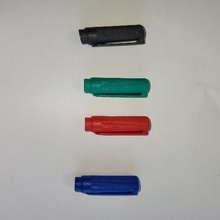
%> input picture IMG_wassim.jpg, 220 x 220 px, shrunk from 500 x 500 before the run
$ octave Reconnaissance_bouchon.m   (GNU Octave 9; MATLAB toolbox functions it lacks are replaced by stand-ins)
%> lines starting %> are read from the running program, lines starting %| are printed output that depends on the picture; in (x1, y1, x2, y2) boxes, pixels count from 0 and x2, y2 are one past the last pixel; in counts of white or black regions, pixels touching at a corner belong together; the program's own positions count from 1
### filtreM.m
% Filtre moyenneur taille x taille sur image nvg
function imgresult = filtreM (img,taille)
% copier img dans imgresult
imgresult = img;
% calcul nblig et nbcol de l'image
nblig = size(img,1);
nbcol = size(img,2);

% calcul du decalage pour se déplacer dans le filtre
dec = (taille-1)/2;

% je me déplace dans toute l'image pour filtrer
for lig=dec+1 : nblig-dec
  for col=dec+1:nbcol-dec
    moy = mean(mean(img(lig-dec:lig+dec,col-dec:col+dec)));
    imgresult(lig,col) = moy;
  end
end

### filtreDilat.m
% Filtre erosion taille x taille sur image nvg
function imgresult = filtreDilat(img,taille)
% copier img dans imgresult
imgresult = img;
% calcul nblig et nbcol de l'image
nblig = size(img,1);
nbcol = size(img,2);


%yo
% calcul du decalage pour se déplacer dans le filtre
dec = (taille-1)/2;

% je me déplace dans toute l'image pour filtrer
for lig=dec+1 : nblig-dec
  for col=dec+1:nbcol-dec
    maxi = 0;
    for i=lig-dec:lig+dec
      for j=col-dec:col+dec
        maxi = max(maxi,img(i,j));
      end
    end
    imgresult(lig,col) = maxi;
  end
end

### segmentons.m
function [img_seg,etiquettes_bouchon,pos_bouchon] = segmentons(dilat)

taillexy=size(dilat);
taillex=taillexy(1)-1;
tailley=taillexy(2)-1;


%segmentation  partir de l'image dilatée, 1ere étape
segmented=dilat;
etiquette=0;
for i=2:taillex
    for j=2:tailley
        if (dilat(i,j)==255)
            if ((segmented(i-1,j)==0)&&(segmented(i,j-1)==0))
                etiquette=etiquette+1
                segmented(i,j)=etiquette;
                else
                if (min([segmented(i-1,j),segmented(i,j-1)])==0)
                segmented(i,j)=max([segmented(i-1,j),segmented(i,j-1)]);
                else
                segmented(i,j)=min([segmented(i-1,j),segmented(i,j-1)]);
                end
            end
        end
    end
end
figure(10)
imagesc(segmented),title('segmented 1st step'),colorbar;colormap('jet');

% 2eme étape de segmentation
segmented_final=segmented;
for j=2:tailley
j=tailley-j+1;
for i=2:taillex
    i=taillex-i+1;
        if (dilat(i,j)==255)
            if ((segmented_final(i+1,j)==0)&&(segmented_final(i,j+1)==0))
            segmented_final(i,j)=segmented_final(i,j);
            elseif (segmented_final(i+1,j)==0)
            segmented_final(i,j)=min([segmented_final(i,j),segmented_final(i,j+1)]);
            elseif (segmented_final(i,j+1)==0)
            segmented_final(i,j)=min([segmented_final(i,j),segmented_final(i+1,j)]);
            else
            segmented_final(i,j)=min([segmented_final(i,j),segmented_final(i+1,j),segmented_final(i,j+1)]);
            end
        end
    end
end
figure(11)
imagesc(segmented_final),title('segmented 2nd step'),colorbar;colormap('jet');

%3eme étape de segmentation, comme l'étape précedente mais le balayage est cette fois ci du haut vers le bas et toujours de droite �  gauche
for i=2:taillex
    for j=2:tailley
        j=tailley-j+1;
            if (dilat(i,j)==255)
            if ((segmented_final(i-1,j)==0)&&(segmented_final(i,j+1)==0))
            segmented_final(i,j)=segmented_final(i,j);
            elseif (segmented_final(i-1,j)==0)
            segmented_final(i,j)=min([segmented_final(i,j),segmented_final(i,j+1)]);
            elseif (segmented_final(i,j+1)==0)
            segmented_final(i,j)=min([segmented_final(i,j),segmented_final(i-1,j)]);
            else
            segmented_final(i,j)=min([segmented_final(i,j),segmented_final(i-1,j),segmented_final(i,j+1)]);
            end
        end
    end
end
figure(12)
imagesc(segmented_final),title('segmented final'),colorbar;

figure(13)
imshow(segmented_final),title('segmented final gray')

img_seg = segmented_final;

% on utilise l'histogrammme pour avoir le nombre d'objets et leur étiquette
for k=1:255
    f(k)=sum(sum(segmented_final == k));

end
disp('il y a ')
disp(nnz(f))
disp('objet(s)')
disp('voici leur etiquette')
etiquettes=(find(f))
etiquettes_bouchon = etiquettes

%il faut maintenant trouver la position de objets. Pour chaque étiquette, on parcourt l'image en faisant la moyenne des coordonnées y et la moyenne des coordonnées x des pixels portant l'étiquette. On tombe donc sur le barycentre de l'objet!
object_position=zeros(length(etiquettes),2);
for m=1:length(etiquettes)
sumi=0;sumj=0;effectif=0;
    for i=2:taillex
        for j=2:tailley
            if (segmented_final(i,j) == etiquettes(m))
                sumi=sumi+i;sumj=sumj+j;
                effectif=effectif+1;
                %etiquettes(m)
            end
        end
    end

    object_position(m,:)=[sumi/effectif,sumj/effectif];
end

disp('voici les coordonnees des objets')
object_position

 % [5 lines of commented-out code are left out]
 pos_bouchon = object_position;
end

### Reconnaissance_bouchon.m
clear all
close all

%Affiche image originale
image_rgb_wassim = imread("IMG_wassim.jpg");
%> image_rgb_wassim is the input picture: size 220x220x3 uint8; mean R, G, B 168.1, 167, 164.3
figure;
imshow(image_rgb_wassim);title('image originale');

%Affiche image ndg
image_wassim_nvg = rgb2gray(image_rgb_wassim);
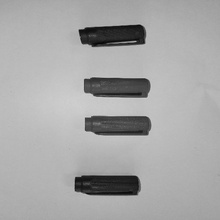
%> image_wassim_nvg: size 220x220 uint8; min 6, max 209, mean 167
%figure;
%imshow(image_wassim_nvg);title('image nvg');

%Effectue un filtre moyenneur sur l'image
img_moy = filtreM(image_wassim_nvg,3);
%figure;
%imshow(img_moy);title('image moyenne');

%seuillage
seuil = 90 ;
binary = 255*(img_moy<seuil);
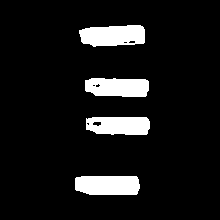
%> binary: size 220x220 double; 9.2% white; 4 white regions, box (x1, y1, x2, y2) and area: (79, 25, 145, 47) 1186, (75, 176, 140, 195) 1166, (85, 78, 149, 97) 1068, (86, 117, 150, 135) 1032
%figure;
%imshow(binary);title('seuillage')

%Dilation
img_dil = filtreDilat(binary,5);
%> after the loop in filtreDilat, `for lig=dec+1 : nblig-dec`:
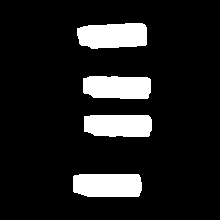
%> imgresult: size 220x220 double; 12.2% white; 4 white regions, box (x1, y1, x2, y2) and area: (77, 23, 147, 49) 1568, (73, 174, 142, 197) 1518, (83, 76, 151, 99) 1430, (84, 115, 152, 137) 1409
img_dil2 = filtreDilat(img_dil,3);
%> call 2 of filtreDilat, with taille = 3
%> after the loop in filtreDilat (call 2), `for lig=dec+1 : nblig-dec`:
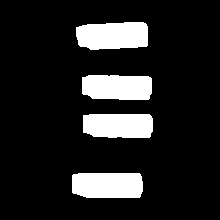
%> imgresult: size 220x220 double; 13.8% white; 4 white regions, box (x1, y1, x2, y2) and area: (76, 22, 148, 50) 1764, (72, 173, 143, 198) 1706, (82, 75, 152, 100) 1618, (83, 114, 153, 138) 1595
%figure;
%imshow(img_dil2);title('image dilater')

%Segmentation
[img_seg,etiquettes,pos_bouchon] = segmentons(img_dil2);
%> after the loop in segmentons, `for i=2:taillex`:
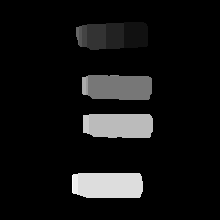
%> segmented: size 220x220 double; 13.81% of pixels changed, all inside (x1, y1, x2, y2) = (72, 22, 153, 198); drawn with min black and max white
%> after the loop in segmentons, `for i=2:taillex`: etiquette = 15
%> after the loop in segmentons, `for j=2:tailley`:
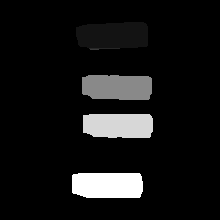
%> segmented_final: size 220x220 double; 3.06% of pixels changed, all inside (x1, y1, x2, y2) = (72, 23, 124, 195); drawn with min black and max white
%> after the loop in segmentons, `for j=2:tailley`: i = 1
%> after the loop in segmentons, `for i=2:taillex`: segmented_final: size 220x220 double; 0.08% of pixels changed, all inside (x1, y1, x2, y2) = (89, 48, 120, 50)
%> after the loop in segmentons, `for k=1:255`: f = 255 values, max 1764 at index 1, min 0 at index 2, mean 26.21
%| 4
%> in segmentons, `etiquettes=(find(f))`: etiquettes = [1 7 11 13]
%> (the run ends here)
